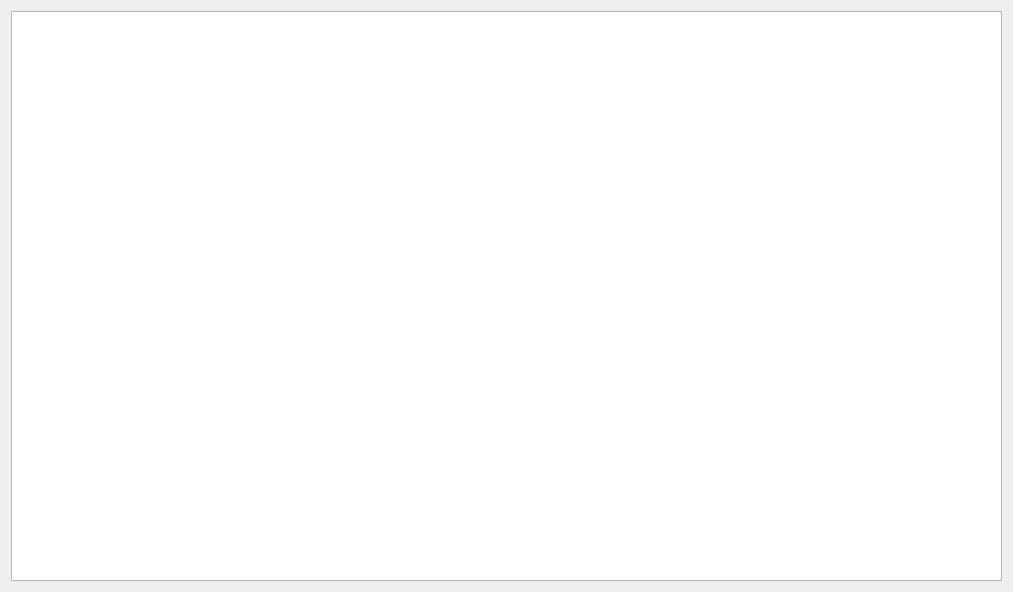
<?xml version="1.0" encoding="UTF-8"?>
<ui version="4.0">
 <class>ResultDialog</class>
 <widget class="QDialog" name="ResultDialog">
  <property name="geometry">
   <rect>
    <x>0</x>
    <y>0</y>
    <width>1013</width>
    <height>592</height>
   </rect>
  </property>
  <property name="windowTitle">
   <string>Result</string>
  </property>
  <layout class="QVBoxLayout" name="verticalLayout">
   <item>
    <widget class="QPlainTextEdit" name="plainTextEdit">
     <property name="readOnly">
      <bool>true</bool>
     </property>
    </widget>
   </item>
  </layout>
 </widget>
 <resources/>
 <connections/>
</ui>
